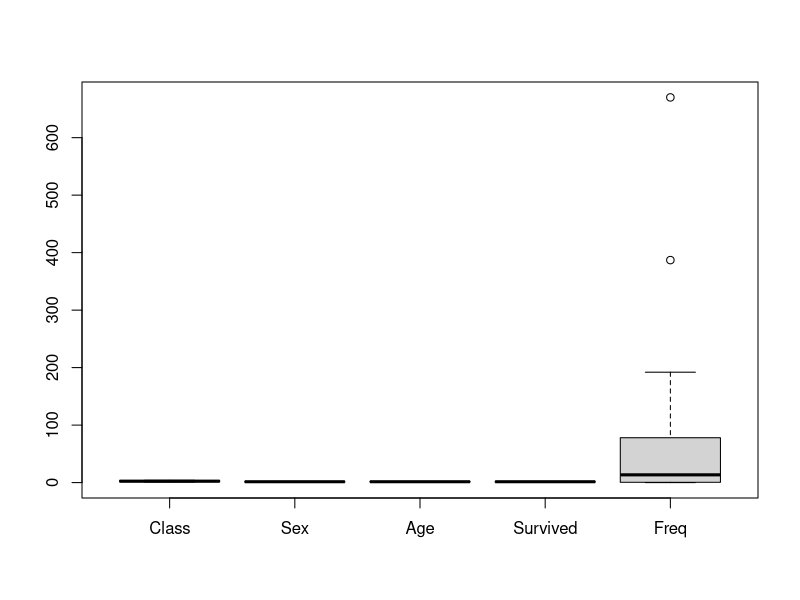

R code for this plot:
## ---- chunk 1
# Displays code in slides

## ---- chunk 2
# Run code, do not display code

## ---- chunk 3

## ---- chunk 4
# ALIGN your figures to the center of the slide

## ---- chunk 5

## ---- chunk 6

## ---- chunk 7
library(tidyverse)
tt=as.data.frame(Titanic)
summary(tt)
boxplot(tt)
# eliminate two outliers (Crew/Male/Adult/Not survived=670, 3rd/Male/Adult/No=387)
tt_rm <- subset(tt, Freq <= 300)

# create dummy variable
tt_rm$death <- ifelse(tt_rm$Survived == "No", 1, 0)

# calculating mortality for each variable
ByClass <- tt_rm %>%
  group_by(Class, death) %>%
  summarise(total = sum(Freq))
ByClass 
Mor_Class <- tibble(class = c("1st", "2nd", "3rd"), Mortality = c(122/(203+122), 167/(118+167), 141/(178+141)))


BySex <- tt_rm %>%
  group_by(Sex, death) %>%
  summarise(total = sum(Freq))
BySex
Mor_Sex <- tibble(sex = c("Male", "Female"), Mortality = c(307/(367+307), 126/(344+126)))

ByAge <- tt_rm %>%
  group_by(Age, death) %>%
  summarise(total = sum(Freq))
ByAge
Mor_Age <- tibble(age =c("Child", "Adult"), Mortality = c(52/(57+52), 654/(654+381)))

print(Mor_Class) # 1st = 0.375, 2nd = 0.586, 3rd = 0.442
print(Mor_Sex) # Male = 0.455, Female = 0.268
print(Mor_Age) # child = 0.477, adult = 0.632
